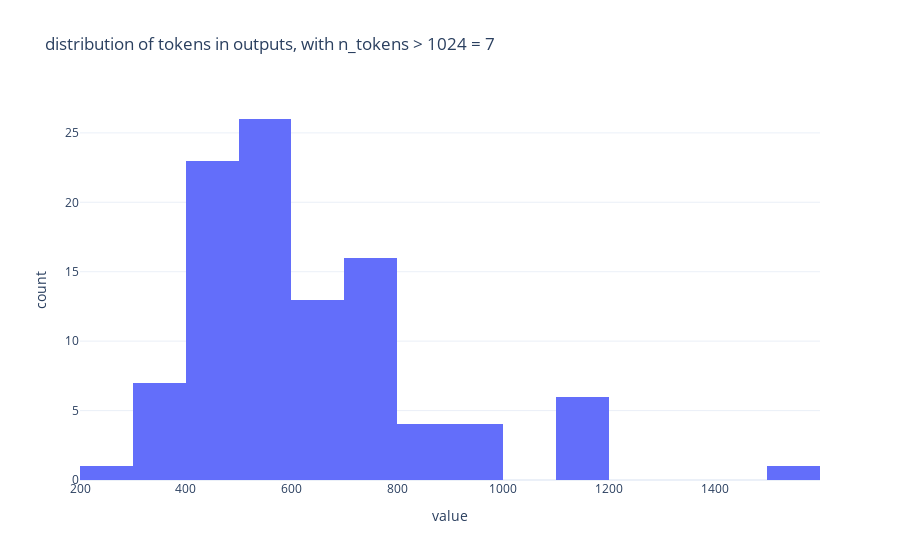

Notebook code cell kept with this figure:
### Code cell
fig = px.histogram(model0_tokens, title=f"distribution of tokens in outputs, with n_tokens > 1024 = {exceeded_0}")
fig.update_layout(showlegend=False, template="plotly_white")
fig

### Figure 1 — Plotly figure (JSON) as saved in the notebook; plotly's stock layout.template omitted (floating-point values rounded to 4 significant figures)
{"data": [{"bingroup": "x", "hovertemplate": "variable=0<br>value=%{x}<br>count=%{y}<extra></extra>", "legendgroup": "0", "marker": {"color": "#636efa", "pattern": {"shape": ""}}, "name": "0", "orientation": "v", "showlegend": true, "type": "histogram", "x": [848, 476, 612, 724, 281, 1538, 700, 597, 685, 596, 528, 1117, 633, 506, 716, 357, 655, 415, 546, 677, 671, 789, 599, 572, 537, 738, 450, 584, 313, 705, 635, 513, 1107, 727, 850, 572, 644, 371, 562, 714, 703, 583, 486, 421, 391, 363, 796, 376, 579, 881, 438, 530, 508, 430, 775, 798, 569, 456, 556, 499, 761, 598, 470, 904, 565, 465, 501, 647, 408, 477, 462, 464, 755, 1169, 598, 1110, 832, 449, 461, 975, 487, 459, 346, 1142, 607, 695, 1133, 613, 447, 476, 782, 580, 605, 964, 925, 497, 597, 497, 535, 568, 723], "xaxis": "x", "yaxis": "y"}], "layout": {"barmode": "relative", "legend": {"title": {"text": "variable"}, "tracegroupgap": 0}, "showlegend": false, "title": {"text": "distribution of tokens in outputs, with n_tokens > 1024 = 7"}, "xaxis": {"anchor": "y", "domain": [0, 1], "title": {"text": "value"}}, "yaxis": {"anchor": "x", "domain": [0, 1], "title": {"text": "count"}}}}
